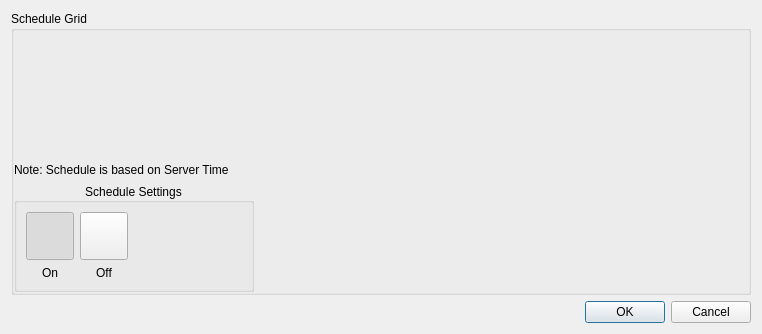
<?xml version="1.0" encoding="UTF-8"?>
<ui version="4.0">
 <class>WeekTimeScheduleDialog</class>
 <widget class="QDialog" name="WeekTimeScheduleDialog">
  <property name="geometry">
   <rect>
    <x>0</x>
    <y>0</y>
    <width>762</width>
    <height>334</height>
   </rect>
  </property>
  <property name="windowTitle">
   <string/>
  </property>
  <layout class="QVBoxLayout" name="verticalLayout_2" stretch="1,0">
   <item>
    <widget class="QGroupBox" name="scheduleGridGroupBox">
     <property name="title">
      <string>Schedule Grid</string>
     </property>
     <property name="flat">
      <bool>true</bool>
     </property>
     <layout class="QVBoxLayout" name="verticalLayout_7">
      <property name="leftMargin">
       <number>0</number>
      </property>
      <property name="topMargin">
       <number>6</number>
      </property>
      <property name="rightMargin">
       <number>6</number>
      </property>
      <property name="bottomMargin">
       <number>0</number>
      </property>
      <item>
       <widget class="QnScheduleGridWidget" name="gridWidget" native="true">
        <property name="enabled">
         <bool>true</bool>
        </property>
        <property name="sizePolicy">
         <sizepolicy hsizetype="Expanding" vsizetype="Expanding">
          <horstretch>0</horstretch>
          <verstretch>0</verstretch>
         </sizepolicy>
        </property>
       </widget>
      </item>
      <item>
       <widget class="QLabel" name="label_5">
        <property name="text">
         <string>Note: Schedule is based on Server Time</string>
        </property>
        <property name="alignment">
         <set>Qt::AlignLeading|Qt::AlignLeft|Qt::AlignVCenter</set>
        </property>
       </widget>
      </item>
      <item>
       <widget class="QGroupBox" name="settingsGroupBox">
        <property name="sizePolicy">
         <sizepolicy hsizetype="Minimum" vsizetype="Preferred">
          <horstretch>0</horstretch>
          <verstretch>0</verstretch>
         </sizepolicy>
        </property>
        <property name="minimumSize">
         <size>
          <width>0</width>
          <height>0</height>
         </size>
        </property>
        <property name="maximumSize">
         <size>
          <width>240</width>
          <height>16777215</height>
         </size>
        </property>
        <property name="title">
         <string>Schedule Settings</string>
        </property>
        <property name="alignment">
         <set>Qt::AlignCenter</set>
        </property>
        <layout class="QHBoxLayout" name="horizontalLayout_2">
         <item>
          <layout class="QVBoxLayout" name="verticalLayout">
           <item>
            <widget class="QnCheckedButton" name="valueOnButton">
             <property name="minimumSize">
              <size>
               <width>48</width>
               <height>48</height>
              </size>
             </property>
             <property name="maximumSize">
              <size>
               <width>48</width>
               <height>48</height>
              </size>
             </property>
             <property name="text">
              <string/>
             </property>
             <property name="iconSize">
              <size>
               <width>48</width>
               <height>48</height>
              </size>
             </property>
             <property name="checkable">
              <bool>true</bool>
             </property>
             <property name="checked">
              <bool>true</bool>
             </property>
             <property name="autoExclusive">
              <bool>true</bool>
             </property>
             <property name="popupMode">
              <enum>QToolButton::DelayedPopup</enum>
             </property>
             <property name="autoRaise">
              <bool>false</bool>
             </property>
            </widget>
           </item>
           <item>
            <widget class="QLabel" name="label_4">
             <property name="minimumSize">
              <size>
               <width>0</width>
               <height>0</height>
              </size>
             </property>
             <property name="text">
              <string>On</string>
             </property>
             <property name="textFormat">
              <enum>Qt::AutoText</enum>
             </property>
             <property name="alignment">
              <set>Qt::AlignCenter</set>
             </property>
             <property name="wordWrap">
              <bool>true</bool>
             </property>
            </widget>
           </item>
          </layout>
         </item>
         <item>
          <layout class="QVBoxLayout" name="verticalLayout_3">
           <item>
            <widget class="QnCheckedButton" name="valueOffButton">
             <property name="minimumSize">
              <size>
               <width>48</width>
               <height>48</height>
              </size>
             </property>
             <property name="maximumSize">
              <size>
               <width>48</width>
               <height>48</height>
              </size>
             </property>
             <property name="text">
              <string/>
             </property>
             <property name="iconSize">
              <size>
               <width>48</width>
               <height>48</height>
              </size>
             </property>
             <property name="checkable">
              <bool>true</bool>
             </property>
             <property name="autoExclusive">
              <bool>true</bool>
             </property>
             <property name="autoRaise">
              <bool>false</bool>
             </property>
            </widget>
           </item>
           <item>
            <widget class="QLabel" name="label_8">
             <property name="text">
              <string>Off</string>
             </property>
             <property name="alignment">
              <set>Qt::AlignCenter</set>
             </property>
             <property name="wordWrap">
              <bool>true</bool>
             </property>
            </widget>
           </item>
          </layout>
         </item>
         <item>
          <spacer name="horizontalSpacer_3">
           <property name="orientation">
            <enum>Qt::Horizontal</enum>
           </property>
           <property name="sizeHint" stdset="0">
            <size>
             <width>40</width>
             <height>20</height>
            </size>
           </property>
          </spacer>
         </item>
        </layout>
       </widget>
      </item>
     </layout>
    </widget>
   </item>
   <item>
    <widget class="QDialogButtonBox" name="buttonBox">
     <property name="standardButtons">
      <set>QDialogButtonBox::Cancel|QDialogButtonBox::Ok</set>
     </property>
    </widget>
   </item>
  </layout>
 </widget>
 <customwidgets>
  <customwidget>
   <class>QnScheduleGridWidget</class>
   <extends>QWidget</extends>
   <header>ui/widgets/properties/schedule_grid_widget.h</header>
   <container>1</container>
  </customwidget>
  <customwidget>
   <class>QnCheckedButton</class>
   <extends>QToolButton</extends>
   <header>ui/widgets/checked_button.h</header>
  </customwidget>
 </customwidgets>
 <resources/>
 <connections/>
</ui>
